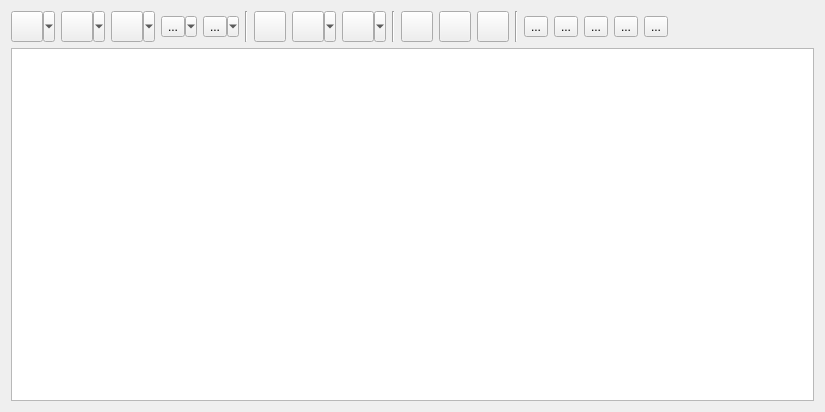
<?xml version="1.0" encoding="UTF-8"?>
<ui version="4.0">
 <class>NodesWidget</class>
 <widget class="QWidget" name="NodesWidget">
  <property name="geometry">
   <rect>
    <x>0</x>
    <y>0</y>
    <width>825</width>
    <height>412</height>
   </rect>
  </property>
  <property name="windowTitle">
   <string/>
  </property>
  <layout class="QVBoxLayout" name="verticalLayout">
   <item>
    <layout class="QHBoxLayout" name="horizontalLayout">
     <item>
      <widget class="QToolButton" name="btUseColumnForLabels">
       <property name="toolTip">
        <string>Use selected column as source for nodes' labels</string>
       </property>
       <property name="statusTip">
        <string>Use selected column as source for nodes' labels</string>
       </property>
       <property name="text">
        <string/>
       </property>
       <property name="icon">
        <iconset resource="../../ui.qrc">
         <normaloff>:/icons/images/node-label.svg</normaloff>:/icons/images/node-label.svg</iconset>
       </property>
       <property name="iconSize">
        <size>
         <width>24</width>
         <height>24</height>
        </size>
       </property>
       <property name="popupMode">
        <enum>QToolButton::MenuButtonPopup</enum>
       </property>
      </widget>
     </item>
     <item>
      <widget class="QToolButton" name="btUseColumnsForPieCharts">
       <property name="toolTip">
        <string>Use selected columns as source for nodes' pie charts</string>
       </property>
       <property name="statusTip">
        <string>Use selected columns as source for nodes' pie charts</string>
       </property>
       <property name="text">
        <string/>
       </property>
       <property name="icon">
        <iconset resource="../../ui.qrc">
         <normaloff>:/icons/images/node-pie.svg</normaloff>:/icons/images/node-pie.svg</iconset>
       </property>
       <property name="iconSize">
        <size>
         <width>24</width>
         <height>24</height>
        </size>
       </property>
       <property name="popupMode">
        <enum>QToolButton::MenuButtonPopup</enum>
       </property>
      </widget>
     </item>
     <item>
      <widget class="QToolButton" name="btUseColumnForNodesSizes">
       <property name="toolTip">
        <string>Use selected columns as source for nodes' sizes</string>
       </property>
       <property name="statusTip">
        <string>Use selected columns as source for nodes' sizes</string>
       </property>
       <property name="text">
        <string/>
       </property>
       <property name="icon">
        <iconset resource="../../ui.qrc">
         <normaloff>:/icons/images/node-size.svg</normaloff>:/icons/images/node-size.svg</iconset>
       </property>
       <property name="iconSize">
        <size>
         <width>24</width>
         <height>24</height>
        </size>
       </property>
       <property name="popupMode">
        <enum>QToolButton::MenuButtonPopup</enum>
       </property>
      </widget>
     </item>
     <item>
      <widget class="QToolButton" name="btUseColumnForNodesColors">
       <property name="toolTip">
        <string>Use selected columns as source for nodes' colors</string>
       </property>
       <property name="statusTip">
        <string>Use selected columns as source for nodes' colors</string>
       </property>
       <property name="text">
        <string>...</string>
       </property>
       <property name="icon">
        <iconset resource="../../ui.qrc">
         <normaloff>:/icons/images/node-color.svg</normaloff>:/icons/images/node-color.svg</iconset>
       </property>
       <property name="iconSize">
        <size>
         <width>24</width>
         <height>24</height>
        </size>
       </property>
       <property name="popupMode">
        <enum>QToolButton::MenuButtonPopup</enum>
       </property>
      </widget>
     </item>
     <item>
      <widget class="QToolButton" name="btUseColumnForNodesPixmaps">
       <property name="toolTip">
        <string>Use selected columns as source for nodes' colors</string>
       </property>
       <property name="statusTip">
        <string>Use selected columns as source for nodes' colors</string>
       </property>
       <property name="text">
        <string>...</string>
       </property>
       <property name="icon">
        <iconset resource="../../ui.qrc">
         <normaloff>:/icons/images/node-structure.svg</normaloff>:/icons/images/node-structure.svg</iconset>
       </property>
       <property name="iconSize">
        <size>
         <width>24</width>
         <height>24</height>
        </size>
       </property>
       <property name="popupMode">
        <enum>QToolButton::MenuButtonPopup</enum>
       </property>
      </widget>
     </item>
     <item>
      <widget class="Line" name="line">
       <property name="orientation">
        <enum>Qt::Vertical</enum>
       </property>
      </widget>
     </item>
     <item>
      <widget class="QToolButton" name="btHighlightSelectedNodes">
       <property name="toolTip">
        <string>Highlight in network views the selected nodes in the table</string>
       </property>
       <property name="statusTip">
        <string>Highlight in network views the selected nodes in the table</string>
       </property>
       <property name="text">
        <string/>
       </property>
       <property name="icon">
        <iconset resource="../../ui.qrc">
         <normaloff>:/icons/images/highlight-yellow.svg</normaloff>:/icons/images/highlight-yellow.svg</iconset>
       </property>
       <property name="iconSize">
        <size>
         <width>24</width>
         <height>24</height>
        </size>
       </property>
      </widget>
     </item>
     <item>
      <widget class="QToolButton" name="btShowSpectrum">
       <property name="toolTip">
        <string>Show the spectrum associated to the selected node</string>
       </property>
       <property name="statusTip">
        <string>Show the spectrum associated to the selected node</string>
       </property>
       <property name="text">
        <string/>
       </property>
       <property name="icon">
        <iconset resource="../../ui.qrc">
         <normaloff>:/icons/images/spectrum.svg</normaloff>:/icons/images/spectrum.svg</iconset>
       </property>
       <property name="iconSize">
        <size>
         <width>24</width>
         <height>24</height>
        </size>
       </property>
       <property name="popupMode">
        <enum>QToolButton::MenuButtonPopup</enum>
       </property>
      </widget>
     </item>
     <item>
      <widget class="QToolButton" name="btFindStandards">
       <property name="toolTip">
        <string>Search for known spectra in library similar to the selected nodes' spectra</string>
       </property>
       <property name="statusTip">
        <string>Search for known spectra in library similar to the selected nodes' spectra</string>
       </property>
       <property name="text">
        <string/>
       </property>
       <property name="icon">
        <iconset resource="../../ui.qrc">
         <normaloff>:/icons/images/library-query.svg</normaloff>:/icons/images/library-query.svg</iconset>
       </property>
       <property name="iconSize">
        <size>
         <width>24</width>
         <height>24</height>
        </size>
       </property>
       <property name="popupMode">
        <enum>QToolButton::MenuButtonPopup</enum>
       </property>
      </widget>
     </item>
     <item>
      <widget class="Line" name="line_2">
       <property name="orientation">
        <enum>Qt::Vertical</enum>
       </property>
      </widget>
     </item>
     <item>
      <widget class="QToolButton" name="btAddColumnsByFormulae">
       <property name="toolTip">
        <string>Edit Group Mapping</string>
       </property>
       <property name="statusTip">
        <string>Edit Group Mapping</string>
       </property>
       <property name="text">
        <string/>
       </property>
       <property name="icon">
        <iconset resource="../../ui.qrc">
         <normaloff>:/icons/images/calculator.svg</normaloff>:/icons/images/calculator.svg</iconset>
       </property>
       <property name="iconSize">
        <size>
         <width>24</width>
         <height>24</height>
        </size>
       </property>
      </widget>
     </item>
     <item>
      <widget class="QToolButton" name="btClusterize">
       <property name="toolTip">
        <string>Find clusters in data and put each node in a cluster</string>
       </property>
       <property name="statusTip">
        <string>Find clusters in data and put each node in a cluster</string>
       </property>
       <property name="text">
        <string/>
       </property>
       <property name="icon">
        <iconset resource="../../ui.qrc">
         <normaloff>:/icons/images/cluster.svg</normaloff>:/icons/images/cluster.svg</iconset>
       </property>
       <property name="iconSize">
        <size>
         <width>24</width>
         <height>24</height>
        </size>
       </property>
      </widget>
     </item>
     <item>
      <widget class="QToolButton" name="btDeleteColumns">
       <property name="toolTip">
        <string>Remove selected columns</string>
       </property>
       <property name="statusTip">
        <string>Remove selected columns</string>
       </property>
       <property name="text">
        <string/>
       </property>
       <property name="icon">
        <iconset resource="../../ui.qrc">
         <normaloff>:/icons/images/list-remove.svg</normaloff>:/icons/images/list-remove.svg</iconset>
       </property>
       <property name="iconSize">
        <size>
         <width>24</width>
         <height>24</height>
        </size>
       </property>
      </widget>
     </item>
     <item>
      <widget class="Line" name="line_3">
       <property name="orientation">
        <enum>Qt::Vertical</enum>
       </property>
      </widget>
     </item>
     <item>
      <widget class="QToolButton" name="btFreezeFirstColumn">
       <property name="text">
        <string>...</string>
       </property>
       <property name="icon">
        <iconset resource="../../ui.qrc">
         <normaloff>:/icons/images/freeze_first_column.svg</normaloff>:/icons/images/freeze_first_column.svg</iconset>
       </property>
       <property name="iconSize">
        <size>
         <width>24</width>
         <height>24</height>
        </size>
       </property>
      </widget>
     </item>
     <item>
      <widget class="QToolButton" name="btFreezeColumns">
       <property name="text">
        <string>...</string>
       </property>
       <property name="icon">
        <iconset resource="../../ui.qrc">
         <normaloff>:/icons/images/freeze_columns.svg</normaloff>:/icons/images/freeze_columns.svg</iconset>
       </property>
       <property name="iconSize">
        <size>
         <width>24</width>
         <height>24</height>
        </size>
       </property>
      </widget>
     </item>
     <item>
      <widget class="QToolButton" name="btSetAlternatingRowColors">
       <property name="text">
        <string>...</string>
       </property>
       <property name="icon">
        <iconset resource="../../ui.qrc">
         <normaloff>:/icons/images/alternating_row_colors.svg</normaloff>:/icons/images/alternating_row_colors.svg</iconset>
       </property>
       <property name="iconSize">
        <size>
         <width>24</width>
         <height>24</height>
        </size>
       </property>
      </widget>
     </item>
     <item>
      <widget class="QToolButton" name="btEnableOrdering">
       <property name="text">
        <string>...</string>
       </property>
       <property name="icon">
        <iconset resource="../../ui.qrc">
         <normaloff>:/icons/images/enable_ordering.svg</normaloff>:/icons/images/enable_ordering.svg</iconset>
       </property>
       <property name="iconSize">
        <size>
         <width>24</width>
         <height>24</height>
        </size>
       </property>
      </widget>
     </item>
     <item>
      <widget class="QToolButton" name="btSetColumnsMovable">
       <property name="text">
        <string>...</string>
       </property>
       <property name="icon">
        <iconset resource="../../ui.qrc">
         <normaloff>:/icons/images/enable_move_columns.svg</normaloff>:/icons/images/enable_move_columns.svg</iconset>
       </property>
       <property name="iconSize">
        <size>
         <width>24</width>
         <height>24</height>
        </size>
       </property>
      </widget>
     </item>
     <item>
      <spacer name="horizontalSpacer">
       <property name="orientation">
        <enum>Qt::Horizontal</enum>
       </property>
       <property name="sizeHint" stdset="0">
        <size>
         <width>40</width>
         <height>20</height>
        </size>
       </property>
      </spacer>
     </item>
    </layout>
   </item>
   <item>
    <widget class="NodeTableView" name="tvNodes">
     <property name="alternatingRowColors">
      <bool>true</bool>
     </property>
    </widget>
   </item>
  </layout>
  <action name="actionViewSpectrum">
   <property name="icon">
    <iconset resource="../../ui.qrc">
     <normaloff>:/icons/images/spectrum.svg</normaloff>:/icons/images/spectrum.svg</iconset>
   </property>
   <property name="text">
    <string>View Spectrum</string>
   </property>
   <property name="toolTip">
    <string>Show the spectrum associated to the selected node</string>
   </property>
   <property name="statusTip">
    <string>Show the spectrum associated to the selected node</string>
   </property>
  </action>
  <action name="actionViewCompareSpectrum">
   <property name="icon">
    <iconset resource="../../ui.qrc">
     <normaloff>:/icons/images/spectrum-inverted.svg</normaloff>:/icons/images/spectrum-inverted.svg</iconset>
   </property>
   <property name="text">
    <string>Compare Spectrum</string>
   </property>
   <property name="toolTip">
    <string>Compare the spectrum associated to the selected node to another one</string>
   </property>
   <property name="statusTip">
    <string>Compare the spectrum associated to the selected node to another one</string>
   </property>
  </action>
  <action name="actionFindStandards">
   <property name="icon">
    <iconset resource="../../ui.qrc">
     <normaloff>:/icons/images/library-query.svg</normaloff>:/icons/images/library-query.svg</iconset>
   </property>
   <property name="text">
    <string>Find standards in library</string>
   </property>
   <property name="toolTip">
    <string>Search for known spectra in library similar to the selected nodes' spectra with same precursor ion</string>
   </property>
   <property name="statusTip">
    <string>Search for known spectra in library similar to the selected nodes' spectra with same precursor ion</string>
   </property>
  </action>
  <action name="actionFindAnalogs">
   <property name="icon">
    <iconset resource="../../ui.qrc">
     <normaloff>:/icons/images/library-query.svg</normaloff>:/icons/images/library-query.svg</iconset>
   </property>
   <property name="text">
    <string>Find analogs in library</string>
   </property>
   <property name="toolTip">
    <string>Search for known spectra in library similar to the selected nodes' spectra with different precursor ion</string>
   </property>
   <property name="statusTip">
    <string>Search for known spectra in library similar to the selected nodes' spectra with different precursor ion</string>
   </property>
  </action>
  <action name="actionResetPieColorMapping">
   <property name="icon">
    <iconset resource="../../ui.qrc">
     <normaloff>:/icons/images/node-empty.svg</normaloff>:/icons/images/node-empty.svg</iconset>
   </property>
   <property name="text">
    <string>Reset color mapping</string>
   </property>
   <property name="toolTip">
    <string>Remove pie charts</string>
   </property>
   <property name="statusTip">
    <string>Remove pie charts</string>
   </property>
  </action>
  <action name="actionUseColumnsForPieCharts">
   <property name="icon">
    <iconset resource="../../ui.qrc">
     <normaloff>:/icons/images/node-pie.svg</normaloff>:/icons/images/node-pie.svg</iconset>
   </property>
   <property name="text">
    <string>Use Columns for Pie Charts</string>
   </property>
   <property name="toolTip">
    <string>Use selected columns as source for nodes' pie charts</string>
   </property>
   <property name="statusTip">
    <string>Use selected columns as source for nodes' pie charts</string>
   </property>
  </action>
  <action name="actionResetLabelMapping">
   <property name="icon">
    <iconset resource="../../ui.qrc">
     <normaloff>:/icons/images/node-label.svg</normaloff>:/icons/images/node-label.svg</iconset>
   </property>
   <property name="text">
    <string>Reset label mapping</string>
   </property>
   <property name="toolTip">
    <string>Restore default nodes' labels</string>
   </property>
   <property name="statusTip">
    <string>Restore default nodes' labels</string>
   </property>
  </action>
  <action name="actionUseColumnForLabels">
   <property name="icon">
    <iconset resource="../../ui.qrc">
     <normaloff>:/icons/images/node-label.svg</normaloff>:/icons/images/node-label.svg</iconset>
   </property>
   <property name="text">
    <string>Use Column for Labels</string>
   </property>
   <property name="toolTip">
    <string>Use selected column as source for nodes' labels</string>
   </property>
   <property name="statusTip">
    <string>Use selected column as source for nodes' labels</string>
   </property>
  </action>
  <action name="actionResetSizeMapping">
   <property name="icon">
    <iconset resource="../../ui.qrc">
     <normaloff>:/icons/images/node-size.svg</normaloff>:/icons/images/node-size.svg</iconset>
   </property>
   <property name="text">
    <string>Reset size mapping</string>
   </property>
   <property name="toolTip">
    <string>Restore default nodes' sizes</string>
   </property>
   <property name="statusTip">
    <string>Restore default nodes' sizes</string>
   </property>
  </action>
  <action name="actionUseColumnForNodesSizes">
   <property name="icon">
    <iconset resource="../../ui.qrc">
     <normaloff>:/icons/images/node-size.svg</normaloff>:/icons/images/node-size.svg</iconset>
   </property>
   <property name="text">
    <string>Use Column for Nodes Sizes</string>
   </property>
   <property name="toolTip">
    <string>Use selected column as source for nodes' sizes</string>
   </property>
   <property name="statusTip">
    <string>Use selected column as source for nodes' sizes</string>
   </property>
  </action>
  <action name="actionResetColorMapping">
   <property name="icon">
    <iconset resource="../../ui.qrc">
     <normaloff>:/icons/images/node-color.svg</normaloff>:/icons/images/node-color.svg</iconset>
   </property>
   <property name="text">
    <string>Reset color mapping</string>
   </property>
   <property name="toolTip">
    <string>Restore default nodes' colors</string>
   </property>
   <property name="statusTip">
    <string>Restore default nodes' colors</string>
   </property>
  </action>
  <action name="actionUseColumnForNodesColors">
   <property name="icon">
    <iconset resource="../../ui.qrc">
     <normaloff>:/icons/images/node-color.svg</normaloff>:/icons/images/node-color.svg</iconset>
   </property>
   <property name="text">
    <string>Use Column for Nodes Colors</string>
   </property>
   <property name="toolTip">
    <string>Use selected column as source for nodes' colors</string>
   </property>
   <property name="statusTip">
    <string>Use selected column as source for nodes' colors</string>
   </property>
  </action>
  <action name="actionHighlightSelectedNodes">
   <property name="icon">
    <iconset resource="../../ui.qrc">
     <normaloff>:/icons/images/highlight-yellow.svg</normaloff>:/icons/images/highlight-yellow.svg</iconset>
   </property>
   <property name="text">
    <string>Highlight Selected Nodes</string>
   </property>
   <property name="toolTip">
    <string>Highlight in network views the selected nodes in the table</string>
   </property>
   <property name="statusTip">
    <string>Highlight in network views the selected nodes in the table</string>
   </property>
  </action>
  <action name="actionAddColumnsByFormulae">
   <property name="icon">
    <iconset resource="../../ui.qrc">
     <normaloff>:/icons/images/calculator.svg</normaloff>:/icons/images/calculator.svg</iconset>
   </property>
   <property name="text">
    <string>Add new columns by formulae</string>
   </property>
   <property name="toolTip">
    <string>Add new columns by combining existing ones using arithmetic formula</string>
   </property>
   <property name="statusTip">
    <string>Add new columns by combining existing ones using arithmetic formula</string>
   </property>
  </action>
  <action name="actionClusterize">
   <property name="icon">
    <iconset resource="../../ui.qrc">
     <normaloff>:/icons/images/cluster.svg</normaloff>:/icons/images/cluster.svg</iconset>
   </property>
   <property name="text">
    <string>Clusterize</string>
   </property>
   <property name="toolTip">
    <string>Find clusters in data and put each node in a cluster</string>
   </property>
   <property name="statusTip">
    <string>Find clusters in data and put each node in a cluster</string>
   </property>
  </action>
  <action name="actionDeleteColumns">
   <property name="icon">
    <iconset resource="../../ui.qrc">
     <normaloff>:/icons/images/list-remove.svg</normaloff>:/icons/images/list-remove.svg</iconset>
   </property>
   <property name="text">
    <string>Delete Columns</string>
   </property>
   <property name="toolTip">
    <string>Remove selected columns</string>
   </property>
   <property name="statusTip">
    <string>Remove selected columns</string>
   </property>
  </action>
  <action name="actionFreezeColumns">
   <property name="checkable">
    <bool>true</bool>
   </property>
   <property name="icon">
    <iconset resource="../../ui.qrc">
     <normaloff>:/icons/images/freeze_columns.svg</normaloff>:/icons/images/freeze_columns.svg</iconset>
   </property>
   <property name="text">
    <string>Freeze Columns</string>
   </property>
   <property name="toolTip">
    <string>Freeze the columns to the left of the selected one</string>
   </property>
   <property name="statusTip">
    <string>Freeze the columns to the left of the selected one</string>
   </property>
  </action>
  <action name="actionFreezeFirstColumn">
   <property name="checkable">
    <bool>true</bool>
   </property>
   <property name="icon">
    <iconset resource="../../ui.qrc">
     <normaloff>:/icons/images/freeze_first_column.svg</normaloff>:/icons/images/freeze_first_column.svg</iconset>
   </property>
   <property name="text">
    <string>Freeze First Column</string>
   </property>
   <property name="toolTip">
    <string>Freeze the first column of the table</string>
   </property>
   <property name="statusTip">
    <string>Freeze the first column of the table</string>
   </property>
  </action>
  <action name="actionSetAlternatingRowColors">
   <property name="checkable">
    <bool>true</bool>
   </property>
   <property name="checked">
    <bool>true</bool>
   </property>
   <property name="icon">
    <iconset resource="../../ui.qrc">
     <normaloff>:/icons/images/alternating_row_colors.svg</normaloff>:/icons/images/alternating_row_colors.svg</iconset>
   </property>
   <property name="text">
    <string>Set Alternating Row Colors</string>
   </property>
   <property name="toolTip">
    <string>Alternate background colors in table to improve readability</string>
   </property>
   <property name="statusTip">
    <string>Alternate background colors in table to improve readability</string>
   </property>
  </action>
  <action name="actionEnableOrdering">
   <property name="checkable">
    <bool>true</bool>
   </property>
   <property name="icon">
    <iconset resource="../../ui.qrc">
     <normaloff>:/icons/images/enable_ordering.svg</normaloff>:/icons/images/enable_ordering.svg</iconset>
   </property>
   <property name="text">
    <string>Enable Ordering</string>
   </property>
   <property name="toolTip">
    <string>Enable ordering of table. Selection of columns is available only when sorting is disabled</string>
   </property>
   <property name="statusTip">
    <string>Enable ordering of table. Selection of columns is available only when sorting is disabled</string>
   </property>
  </action>
  <action name="actionSetColumnsMovable">
   <property name="checkable">
    <bool>true</bool>
   </property>
   <property name="icon">
    <iconset resource="../../ui.qrc">
     <normaloff>:/icons/images/enable_move_columns.svg</normaloff>:/icons/images/enable_move_columns.svg</iconset>
   </property>
   <property name="text">
    <string>Set Columns Movable</string>
   </property>
   <property name="toolTip">
    <string>Allow to change order of columns</string>
   </property>
   <property name="statusTip">
    <string>Allow to change order of columns</string>
   </property>
  </action>
  <action name="actionUseColumnForNodesPixmaps">
   <property name="icon">
    <iconset resource="../../ui.qrc">
     <normaloff>:/icons/images/node-structure.svg</normaloff>:/icons/images/node-structure.svg</iconset>
   </property>
   <property name="text">
    <string>Use Column for Nodes Pixmaps</string>
   </property>
   <property name="toolTip">
    <string>Use selected column as source for nodes' pixmap</string>
   </property>
   <property name="statusTip">
    <string>Use selected column as source for nodes' colors</string>
   </property>
  </action>
  <action name="actionResetPixmapMapping">
   <property name="icon">
    <iconset resource="../../ui.qrc">
     <normaloff>:/icons/images/node-structure.svg</normaloff>:/icons/images/node-structure.svg</iconset>
   </property>
   <property name="text">
    <string>Reset pixmap mapping</string>
   </property>
   <property name="toolTip">
    <string>Remove nodes' pixmaps</string>
   </property>
   <property name="statusTip">
    <string>Restore default nodes' colors</string>
   </property>
  </action>
  <action name="actionMetFrag">
   <property name="icon">
    <iconset resource="../../ui.qrc">
     <normaloff>:/icons/images/metfrag.png</normaloff>:/icons/images/metfrag.png</iconset>
   </property>
   <property name="text">
    <string>MetFrag</string>
   </property>
  </action>
  <action name="actionCFMID">
   <property name="icon">
    <iconset resource="../../ui.qrc">
     <normaloff>:/icons/images/cfm-id.png</normaloff>:/icons/images/cfm-id.png</iconset>
   </property>
   <property name="text">
    <string>CFM-ID</string>
   </property>
   <property name="toolTip">
    <string>CFM-ID</string>
   </property>
  </action>
 </widget>
 <customwidgets>
  <customwidget>
   <class>NodeTableView</class>
   <extends>QTableView</extends>
   <header>metgem_app/ui/widgets/metadata/node.h</header>
  </customwidget>
 </customwidgets>
 <resources>
  <include location="../../ui.qrc"/>
 </resources>
 <connections/>
</ui>
